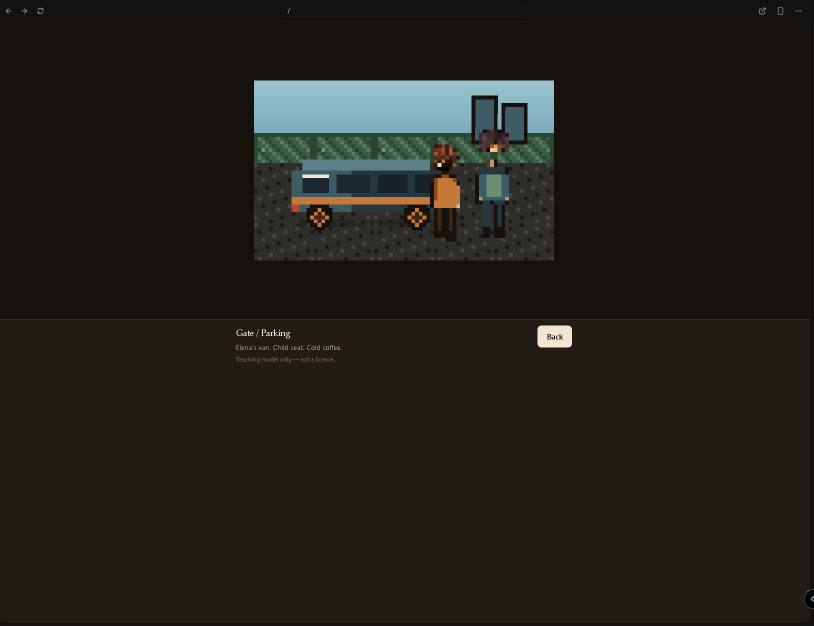
#> input picture attachments/image.png, 1627 x 1251 px (shown at 1/2 size)
$ python packSprite.py --in ../attachments/image.png --out out.png --w 5 --h 5
#> lines starting #> are read from the running program, lines starting #| are printed output that depends on the picture; after the words box and inside, x2 and y2 are one past the last pixel; in counts of white or black regions, pixels touching at a corner belong together
### tools/flood.py
"""Border flood on a boolean mask. Vectorized numpy, no per-pixel deque.

Reachability from the image edge (or from seed pixels) through True cells.
Coarse-to-fine so 1408² lock chibis finish in milliseconds, not a Python BFS.
"""
from __future__ import annotations

import numpy as np


def dilate4(m: np.ndarray) -> np.ndarray:
    d = m.copy()
    d[1:] |= m[:-1]
    d[:-1] |= m[1:]
    d[:, 1:] |= m[:, :-1]
    d[:, :-1] |= m[:, 1:]
    return d


def dilate8(m: np.ndarray) -> np.ndarray:
    d = dilate4(m)
    d[1:, 1:] |= m[:-1, :-1]
    d[1:, :-1] |= m[:-1, 1:]
    d[:-1, 1:] |= m[1:, :-1]
    d[:-1, :-1] |= m[1:, 1:]
    return d


def flood_through(mask: np.ndarray, seeds: np.ndarray, *, eight: bool = False) -> np.ndarray:
    """Pixels in `mask` reachable from `seeds`. Grows until the set stops."""
    dil = dilate8 if eight else dilate4
    reach = seeds & mask
    last = -1
    lim = int(max(mask.shape))
    for _ in range(lim):
        nxt = dil(reach) & mask
        n = int(nxt.sum())
        if n == last:
            return nxt
        last = n
        reach = nxt
    return reach


def flood_from_border(mask: np.ndarray, *, eight: bool = False) -> np.ndarray:
    """True cells 4- or 8-connected to the image border through `mask`."""
    h, w = mask.shape
    step = 4 if min(h, w) >= 256 else 1
    if step == 1:
        seeds = np.zeros_like(mask)
        seeds[0] = True
        seeds[-1] = True
        seeds[:, 0] = True
        seeds[:, -1] = True
        return flood_through(mask, seeds, eight=eight)

    coarse = np.ascontiguousarray(mask[::step, ::step])
    cs = np.zeros_like(coarse)
    cs[0] = True
    cs[-1] = True
    cs[:, 0] = True
    cs[:, -1] = True
    cr = flood_through(coarse, cs, eight=eight)
    full = np.repeat(np.repeat(cr, step, 0), step, 1)[:h, :w]
    reach = full & mask
    dil = dilate8 if eight else dilate4
    # eat the ≤step-px halo the downsample skipped
    for _ in range(step + 2):
        nxt = dil(reach) & mask
        if int(nxt.sum()) == int(reach.sum()):
            return nxt
        reach = nxt
    return reach

### tools/packSprite.py
#!/usr/bin/env python3
"""Downscale Imagine 1408s into native pixel sprites.

Majority-vote per dest pixel + ink silhouette. Not NEAREST. Not hqx.
Border-connected cream/pink is alpha (apron interior cream stays).
"""
from __future__ import annotations

import argparse
from pathlib import Path

import numpy as np
from PIL import Image

from flood import dilate4, flood_from_border, flood_through

PAL = np.array(
    [
        [26, 20, 16],
        [243, 230, 208],
        [196, 120, 58],
        [107, 143, 113],
        [22, 17, 13],
        [61, 92, 102],
        [201, 162, 39],
        [106, 74, 50],
        [184, 92, 74],
        [232, 213, 184],
        [200, 192, 180],
        [58, 40, 24],
        [90, 80, 72],
        [168, 160, 148],
        [74, 52, 36],
        [42, 36, 30],
        [200, 168, 140],
        [45, 48, 52],
        [48, 64, 52],
    ],
    dtype=np.int16,
)
INK = (26, 20, 16)
CREAM = (243, 230, 208)
CREAM_I = 1  # index in PAL


# [10 lines left out: function is_halo_rgb, not called in this run]


def chroma(im: Image.Image) -> Image.Image:
    a = np.array(im.convert("RGBA"))
    r, g, b = a[:, :, 0].astype(int), a[:, :, 1].astype(int), a[:, :, 2].astype(int)
    mag = (r > 200) & (b > 200) & (g < 90)
    smear = (r > 175) & (b > 155) & (g < 140) & (np.abs(r.astype(int) - b) < 90)
    a[:, :, 3] = np.where(mag | smear, 0, 255)
    a[:, :, 3] = np.where(a[:, :, 3] < 80, 0, 255)
    return Image.fromarray(a)


def flood_border(im: Image.Image) -> Image.Image:
    """Knock out cream/pink/magenta connected to the image border. Interior cream stays."""
    a = np.array(im.convert("RGBA"))
    r = a[:, :, 0].astype(np.int16)
    g = a[:, :, 1].astype(np.int16)
    b = a[:, :, 2].astype(np.int16)
    al = a[:, :, 3]
    halo = (
        (al < 80)
        | ((r > 150) & (b > 150) & (g < 200) & (np.abs(r - b) < 110))
        | ((r > 210) & (g > 195) & (b > 170))
        | ((np.abs(r - 243) + np.abs(g - 230) + np.abs(b - 208)) < 72)
    )
    a[flood_from_border(halo, eight=True), 3] = 0

    opaque = a[:, :, 3] > 10
    cream = opaque & (
        ((r > 150) & (b > 150) & (g < 200) & (np.abs(r - b) < 110))
        | ((r > 210) & (g > 195) & (b > 170))
        | ((np.abs(r - 243) + np.abs(g - 230) + np.abs(b - 208)) < 72)
    )
    trans = a[:, :, 3] < 80
    ink = opaque & ~cream
    wall = dilate4(trans) & ink
    seeds = cream & dilate4(wall)
    trapped = flood_through(cream, seeds, eight=False)
    opaque_n = int(opaque.sum()) or 1
    if int(trapped.sum()) / opaque_n >= 0.40:
        a[trapped, 3] = 0

    remaining = a[:, :, 3] > 10
    body = remaining & ((r.astype(np.int16) + g.astype(np.int16) + b.astype(np.int16)) > 90) & ~cream
    keep = flood_through(remaining, body, eight=False)
    a[remaining & ~keep, 3] = 0
    return Image.fromarray(a)


def crop_opaque(im: Image.Image, pad: int = 2) -> Image.Image:
    a = np.array(im)
    ys, xs = np.where(a[:, :, 3] > 0)
    if len(xs) == 0:
        return im
    x0, x1 = max(0, int(xs.min()) - pad), min(im.width, int(xs.max()) + 1 + pad)
    y0, y1 = max(0, int(ys.min()) - pad), int(ys.max()) + 1
    return im.crop((x0, y0, x1, y1))


def majority_resize(im: Image.Image, dw: int, dh: int, alpha_cut: float = 0.45) -> Image.Image:
    src = np.array(im.convert("RGBA"))
    sh, sw = src.shape[:2]
    out = np.zeros((dh, dw, 4), np.uint8)
    y_idx = np.linspace(0, sh, dh + 1).astype(int)
    x_idx = np.linspace(0, sw, dw + 1).astype(int)
    pal = PAL
    for y in range(dh):
        y0, y1 = y_idx[y], max(y_idx[y] + 1, y_idx[y + 1])
        for x in range(dw):
            x0, x1 = x_idx[x], max(x_idx[x] + 1, x_idx[x + 1])
            block = src[y0:y1, x0:x1]
            if block.size == 0:
                continue
            alpha = block[:, :, 3]
            if (alpha > 80).mean() < alpha_cut:
                continue
            pix = block[alpha > 80][:, :3].astype(np.int16)
            rr, gg, bb = pix[:, 0], pix[:, 1], pix[:, 2]
            mag = (rr > 150) & (bb > 150) & (gg < 200) & (np.abs(rr - bb) < 110)
            if mag.mean() > 0.5:
                continue
            d = ((pix[:, None, :] - pal[None, :, :]) ** 2).sum(2)
            idx = d.argmin(1)
            counts = np.bincount(idx, minlength=len(pal))
            pick = int(counts.argmax())
            if pick == CREAM_I and (alpha <= 80).mean() > 0.35:
                continue
            out[y, x, :3] = pal[pick]
            out[y, x, 3] = 255
    return Image.fromarray(out)


def ink_edge(im: Image.Image) -> Image.Image:
    a = np.array(im)
    opaque = a[:, :, 3] > 0
    up = np.roll(opaque, 1, 0)
    up[0] = False
    dn = np.roll(opaque, -1, 0)
    dn[-1] = False
    lf = np.roll(opaque, 1, 1)
    lf[:, 0] = False
    rt = np.roll(opaque, -1, 1)
    rt[:, -1] = False
    edge = opaque & ~(up & dn & lf & rt)
    a[edge, 0] = INK[0]
    a[edge, 1] = INK[1]
    a[edge, 2] = INK[2]
    a[edge, 3] = 255
    return Image.fromarray(a)


def pack(
    src: Image.Image | str | Path,
    dw: int,
    dh: int,
    *,
    feet: bool = True,
    magenta: bool = True,
    cream_bg: bool = False,
    fit: str = "contain",
) -> Image.Image:
    im = src if isinstance(src, Image.Image) else Image.open(src)
    if magenta:
        im = chroma(im)
    else:
        im = im.convert("RGBA")
    im = flood_border(im)
    im = crop_opaque(im)
    cw, ch = im.size
    if cw < 1 or ch < 1:
        return Image.new("RGBA", (dw, dh), (0, 0, 0, 0))
    if fit == "cover":
        scale = max(dw / cw, dh / ch)
    else:
        scale = min(dw / cw, dh / ch)
    nw, nh = max(1, round(cw * scale)), max(1, round(ch * scale))
    nw, nh = min(nw, dw), min(nh, dh)
    small = majority_resize(im, nw, nh)
    small = flood_border(small)
    small = ink_edge(small)
    canvas = Image.new("RGBA", (dw, dh), (*CREAM, 255) if cream_bg else (0, 0, 0, 0))
    ox = (dw - nw) // 2
    oy = (dh - nh) if feet else (dh - nh) // 2
    if cream_bg:
        oy = max(0, (dh - nh) // 2)
    canvas.paste(small, (ox, oy), small)
    return canvas


def pack_file(src: str | Path, dest: str | Path, dw: int, dh: int, **kw) -> Image.Image:
    im = pack(src, dw, dh, **kw)
    Path(dest).parent.mkdir(parents=True, exist_ok=True)
    im.save(dest)
    return im


def main() -> None:
    p = argparse.ArgumentParser(description="Majority-vote sprite packer")
    p.add_argument("--in", dest="src", required=True)
    p.add_argument("--out", required=True)
    p.add_argument("--w", type=int, required=True)
    p.add_argument("--h", type=int, required=True)
    p.add_argument("--no-feet", action="store_true")
    p.add_argument("--cream", action="store_true")
    p.add_argument("--no-magenta", action="store_true")
    args = p.parse_args()
    pack_file(
        args.src,
        args.out,
        args.w,
        args.h,
        feet=not args.no_feet,
        magenta=not args.no_magenta,
        cream_bg=args.cream,
    )
#> in pack, im is the input picture: PIL image 1627x1251 RGBA; mean R, G, B, A 33.7, 31, 26.2, 255
#> in chroma, `r, g, b = a[:, :, 0].astype(int), a[:, :, 1].astype(int), a[:, :, 2].a..`:
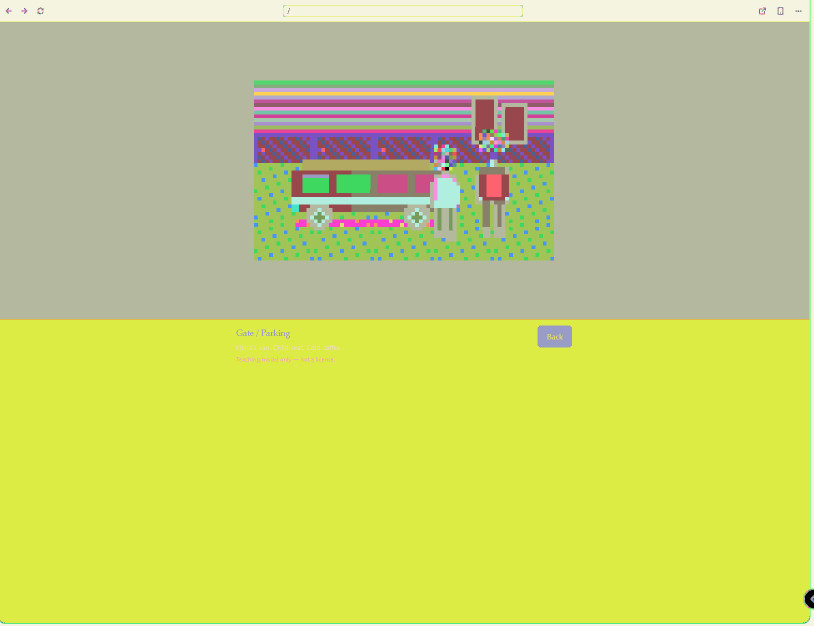
#> r: shape (1251, 1627) int64 (shown at 1/2 size); 165 distinct labels, from 0 to 255; one colour per label, 0 black
#> in chroma, `r, g, b = a[:, :, 0].astype(int), a[:, :, 1].astype(int), a[:, :, 2].a..`:
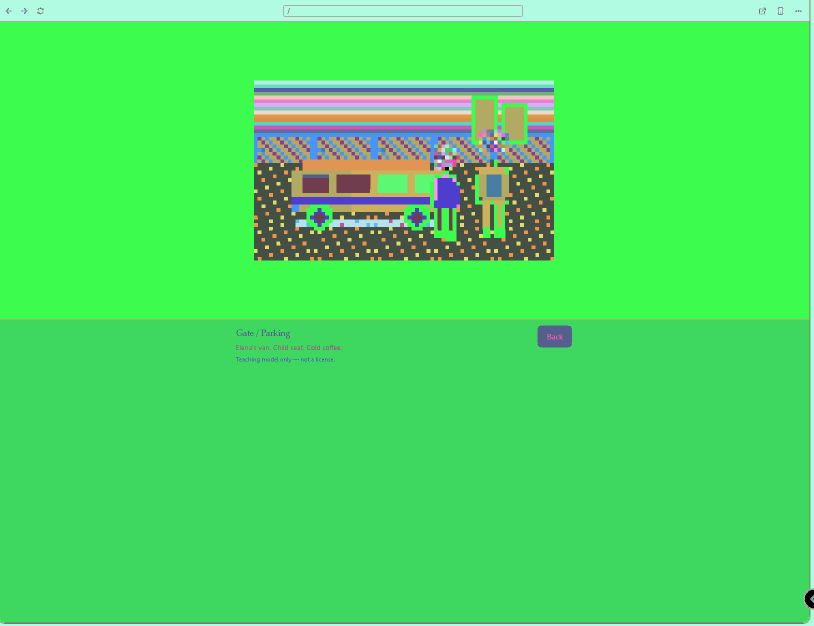
#> g: shape (1251, 1627) int64 (shown at 1/2 size); 171 distinct labels, from 0 to 230; one colour per label, 0 black
#> in chroma, `r, g, b = a[:, :, 0].astype(int), a[:, :, 1].astype(int), a[:, :, 2].a..`:
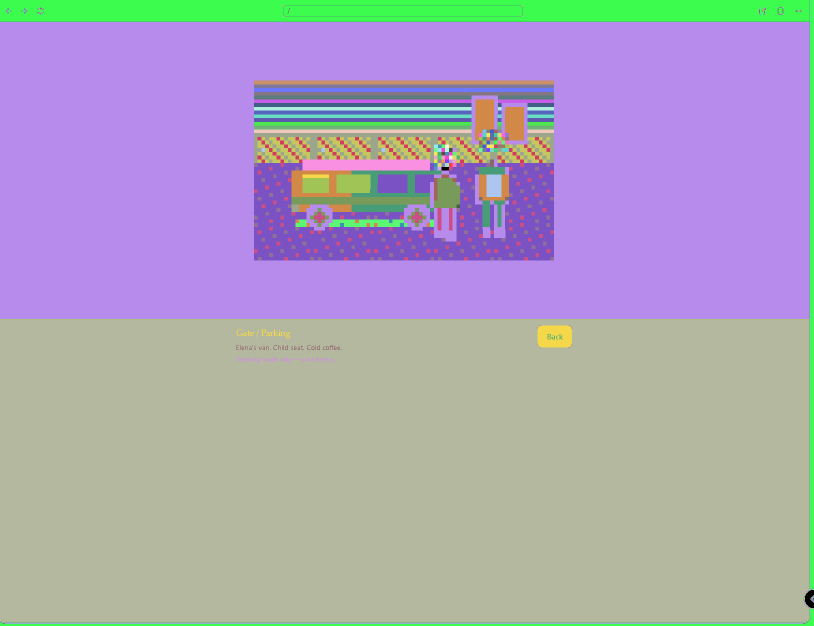
#> b: shape (1251, 1627) int64 (shown at 1/2 size); 171 distinct labels, from 0 to 219; one colour per label, 0 black
#> in flood_border, `halo = ( (al < 80) | ((r > 150) & (b > 150) & (g < 200) & (np.abs(r - ..`:
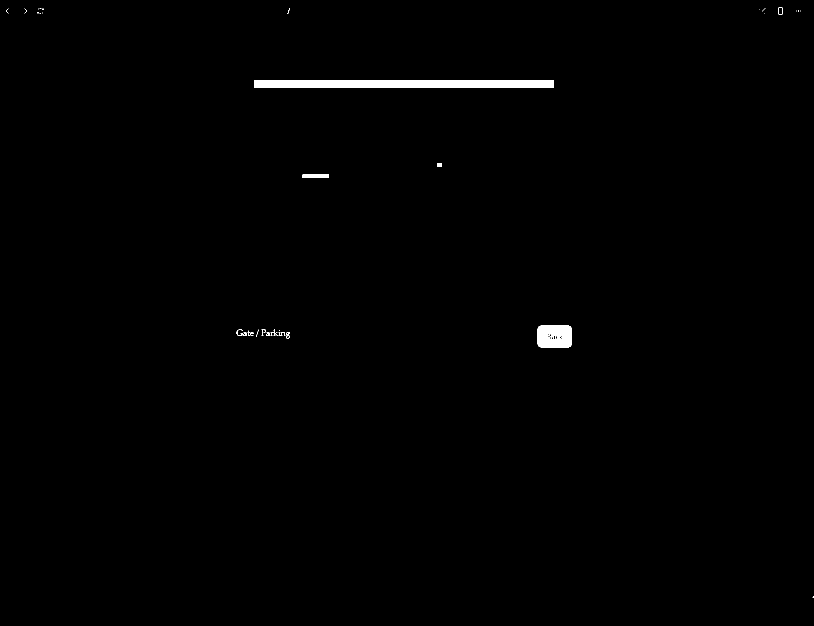
#> halo: shape (1251, 1627) bool (shown at 1/2 size); 0.63% white; 36 white regions (21 under 20 px), largest, box (x1, y1, x2, y2) and area: (508, 161, 1108, 176) 9000, (1075, 651, 1144, 695) 2801, (605, 349, 658, 356) 371
#> in flood_border, `ink = opaque & ~cream`:
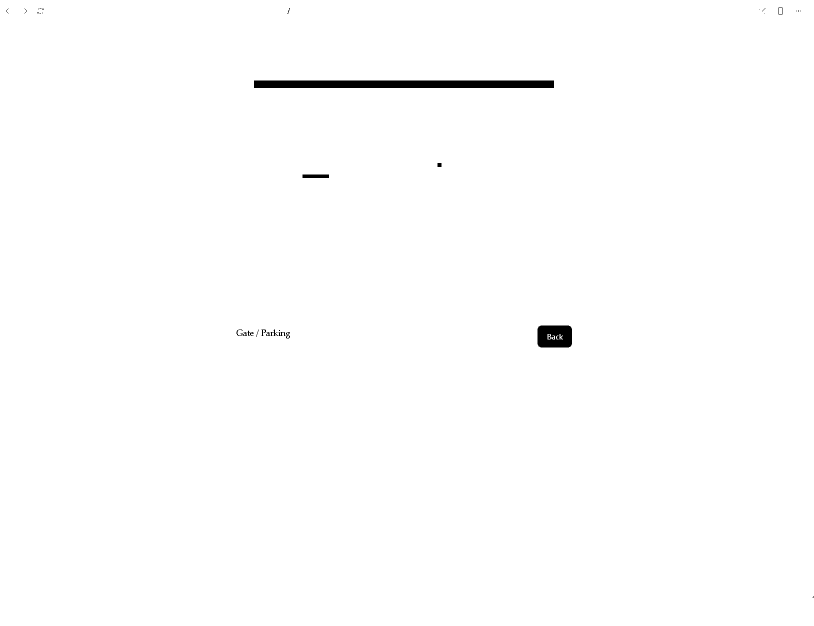
#> ink: shape (1251, 1627) bool (shown at 1/2 size); 99.4% white; 36 black regions (21 under 20 px), largest, box (x1, y1, x2, y2) and area: (508, 161, 1108, 176) 9000, (1075, 651, 1144, 695) 2801, (605, 349, 658, 356) 371
#> the loop in flood_through, `for _ in range(lim):` made 2 passes
#> (n, last) on pass 1: (0, 0)
#> in flood_border, `opaque_n = int(opaque.sum()) or 1`: opaque_n = 2035377
#> the loop in flood_through, `for _ in range(lim):` made 304 passes
#> (n, last) on passes 1 to 3: (220652, 220652), (242896, 242896), (264021, 264021)
#> pass 1, in flood_through (call 3), `nxt = dil(reach) & mask`:
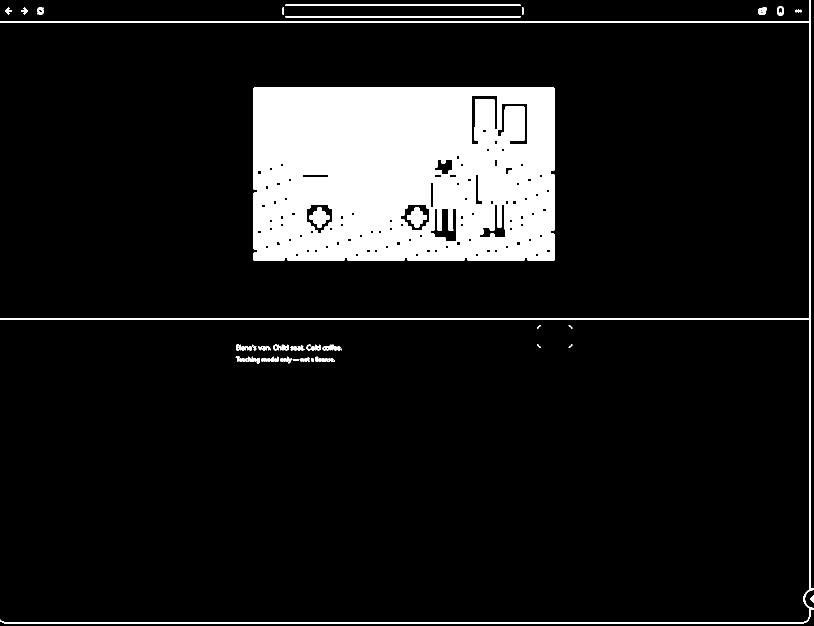
#> nxt: shape (1251, 1627) bool (shown at 1/2 size); 10.8% white; 35 white regions (1 under 20 px), largest, box (x1, y1, x2, y2) and area: (507, 175, 1109, 522) 194240, (0, 0, 1627, 1247) 18350, (570, 9, 1042, 12) 1412
#> pass 3, in flood_through (call 3), `nxt = dil(reach) & mask`:
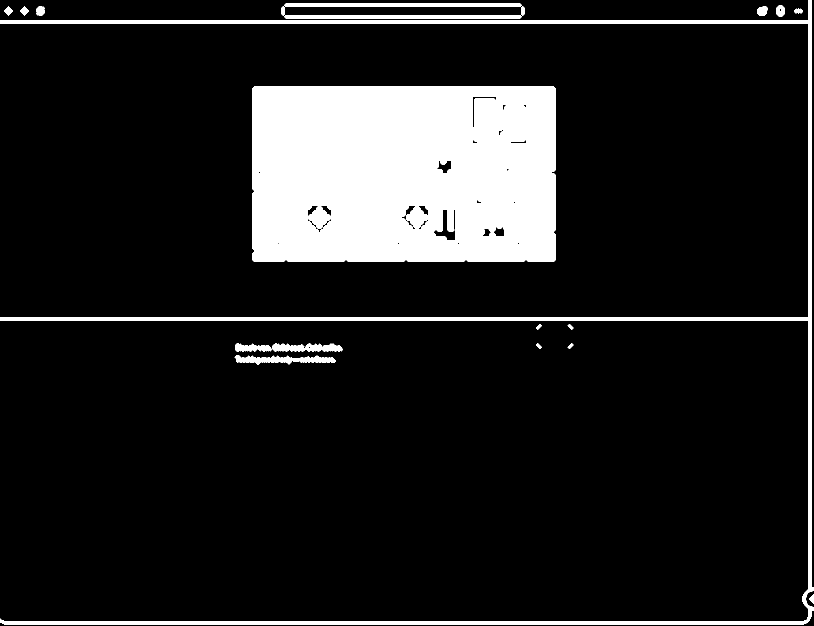
#> nxt: shape (1251, 1627) bool (shown at 1/2 size); 13% white; 21 white regions, largest, box (x1, y1, x2, y2) and area: (505, 173, 1111, 524) 205670, (0, 0, 1627, 1249) 42726, (568, 7, 1044, 14) 3308
#> in crop_opaque, `x0, x1 = max(0, int(xs.min()) - pad), min(im.width, int(xs.max()) + 1 ..`: x0 = 0; x1 = 1627
#> in crop_opaque, `y0, y1 = max(0, int(ys.min()) - pad), int(ys.max()) + 1`: y0 = 0; y1 = 1251
#> the loop in flood_through (call 2), `for _ in range(lim):` made 2 passes
#> in ink_edge, `opaque = a[:, :, 3] > 0`: opaque = [[False, False, False, False, False], [False, False, False, False, False], [False, False, False, False, False], [False, False, False, False, False]]
#> in ink_edge, `up = np.roll(opaque, 1, 0)`: up has the same summary as opaque
#> in ink_edge, `dn = np.roll(opaque, -1, 0)`: dn has the same summary as opaque
#> in ink_edge, `lf = np.roll(opaque, 1, 1)`: lf has the same summary as opaque
#> in ink_edge, `rt = np.roll(opaque, -1, 1)`: rt has the same summary as opaque
#> in ink_edge, `edge = opaque & ~(up & dn & lf & rt)`: edge has the same summary as opaque


if __name__ == "__main__":
    main()
